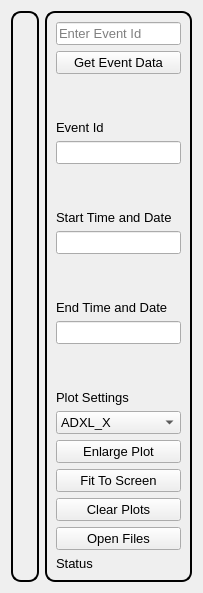
      <widget class="QWidget" name="tab_logger">
       <attribute name="title">
        <string>Logger</string>
       </attribute>
       <layout class="QGridLayout" name="gridLayout_4">
        <item row="0" column="1">
         <widget class="QGroupBox" name="groupBox_parameters">
          <property name="sizePolicy">
           <sizepolicy hsizetype="Maximum" vsizetype="Preferred">
            <horstretch>0</horstretch>
            <verstretch>0</verstretch>
           </sizepolicy>
          </property>
          <property name="styleSheet">
           <string notr="true">QGroupBox {
    border: 2px solid black;
    border-radius: 10px;
    background: qradialgradient(
        cx: 0.5, cy: 0.5, radius: 0.9,
        fx: 0.5, fy: 0.5,
        stop: 0 rgba(57, 255, 20, 60),   /* brighter center */
        stop: 1 rgba(57, 255, 20, 15)    /* fades softly to edges */
    );
}
</string>
          </property>
          <layout class="QVBoxLayout" name="verticalLayout">
           <item>
            <widget class="QLineEdit" name="lineEdit_enterEventId">
             <property name="font">
              <font>
               <pointsize>10</pointsize>
              </font>
             </property>
             <property name="toolTip">
              <string>Enter Event Id Example  : 2</string>
             </property>
             <property name="placeholderText">
              <string>Enter Event Id</string>
             </property>
             <property name="clearButtonEnabled">
              <bool>false</bool>
             </property>
            </widget>
           </item>
           <item>
            <widget class="QPushButton" name="pushButton_getEventData">
             <property name="font">
              <font>
               <pointsize>10</pointsize>
              </font>
             </property>
             <property name="text">
              <string>Get Event Data</string>
             </property>
            </widget>
           </item>
           <item>
            <spacer name="verticalSpacer">
             <property name="orientation">
              <enum>Qt::Vertical</enum>
             </property>
             <property name="sizeHint" stdset="0">
              <size>
               <width>20</width>
               <height>40</height>
              </size>
             </property>
            </spacer>
           </item>
           <item>
            <widget class="QLabel" name="label_2">
             <property name="font">
              <font>
               <pointsize>10</pointsize>
              </font>
             </property>
             <property name="text">
              <string>Event Id</string>
             </property>
            </widget>
           </item>
           <item>
            <widget class="QLineEdit" name="lineEdit_eventId">
             <property name="font">
              <font>
               <pointsize>10</pointsize>
              </font>
             </property>
             <property name="readOnly">
              <bool>true</bool>
             </property>
            </widget>
           </item>
           <item>
            <spacer name="verticalSpacer_3">
             <property name="orientation">
              <enum>Qt::Vertical</enum>
             </property>
             <property name="sizeHint" stdset="0">
              <size>
               <width>20</width>
               <height>40</height>
              </size>
             </property>
            </spacer>
           </item>
           <item>
            <widget class="QLabel" name="label_3">
             <property name="font">
              <font>
               <pointsize>10</pointsize>
              </font>
             </property>
             <property name="text">
              <string>Start Time and Date</string>
             </property>
            </widget>
           </item>
           <item>
            <widget class="QLineEdit" name="lineEdit_startTime">
             <property name="font">
              <font>
               <pointsize>10</pointsize>
              </font>
             </property>
             <property name="toolTip">
              <string>hh:mm:ss _dd/mm/yy</string>
             </property>
             <property name="readOnly">
              <bool>true</bool>
             </property>
             <property name="placeholderText">
              <string/>
             </property>
            </widget>
           </item>
           <item>
            <spacer name="verticalSpacer_4">
             <property name="orientation">
              <enum>Qt::Vertical</enum>
             </property>
             <property name="sizeHint" stdset="0">
              <size>
               <width>20</width>
               <height>40</height>
              </size>
             </property>
            </spacer>
           </item>
           <item>
            <widget class="QLabel" name="label_4">
             <property name="font">
              <font>
               <pointsize>10</pointsize>
              </font>
             </property>
             <property name="text">
              <string>End Time and Date</string>
             </property>
            </widget>
           </item>
           <item>
            <widget class="QLineEdit" name="lineEdit_endTime">
             <property name="font">
              <font>
               <pointsize>10</pointsize>
              </font>
             </property>
             <property name="toolTip">
              <string>hh:mm:ss _dd/mm/yy</string>
             </property>
             <property name="readOnly">
              <bool>true</bool>
             </property>
            </widget>
           </item>
           <item>
            <spacer name="verticalSpacer_2">
             <property name="orientation">
              <enum>Qt::Vertical</enum>
             </property>
             <property name="sizeHint" stdset="0">
              <size>
               <width>20</width>
               <height>40</height>
              </size>
             </property>
            </spacer>
           </item>
           <item>
            <widget class="QLabel" name="label_5">
             <property name="font">
              <font>
               <pointsize>10</pointsize>
              </font>
             </property>
             <property name="text">
              <string>Plot Settings</string>
             </property>
            </widget>
           </item>
           <item>
            <widget class="QComboBox" name="comboBox_enlargePlot">
             <property name="font">
              <font>
               <pointsize>10</pointsize>
              </font>
             </property>
             <item>
              <property name="text">
               <string>ADXL_X</string>
              </property>
             </item>
             <item>
              <property name="text">
               <string>ADXL_Y</string>
              </property>
             </item>
             <item>
              <property name="text">
               <string>ADXL_Z</string>
              </property>
             </item>
             <item>
              <property name="text">
               <string>ADXL_X2</string>
              </property>
             </item>
             <item>
              <property name="text">
               <string>ADXL_Y2</string>
              </property>
             </item>
             <item>
              <property name="text">
               <string>ADXL_Z2</string>
              </property>
             </item>
             <item>
              <property name="text">
               <string>Pressure</string>
              </property>
             </item>
            </widget>
           </item>
           <item>
            <widget class="QPushButton" name="pushButton_enlargePlot">
             <property name="font">
              <font>
               <pointsize>10</pointsize>
              </font>
             </property>
             <property name="text">
              <string>Enlarge Plot</string>
             </property>
            </widget>
           </item>
           <item>
            <widget class="QPushButton" name="pushButton_fitToScreen">
             <property name="font">
              <font>
               <pointsize>10</pointsize>
              </font>
             </property>
             <property name="text">
              <string>Fit To Screen</string>
             </property>
            </widget>
           </item>
           <item>
            <widget class="QPushButton" name="pushButton_clearPlots">
             <property name="font">
              <font>
               <pointsize>10</pointsize>
              </font>
             </property>
             <property name="text">
              <string>Clear Plots</string>
             </property>
            </widget>
           </item>
           <item>
            <widget class="QPushButton" name="pushButton_openFiles">
             <property name="font">
              <font>
               <pointsize>10</pointsize>
              </font>
             </property>
             <property name="text">
              <string>Open Files</string>
             </property>
            </widget>
           </item>
           <item>
            <widget class="QLabel" name="label_csv">
             <property name="font">
              <font>
               <pointsize>10</pointsize>
              </font>
             </property>
             <property name="text">
              <string>Status</string>
             </property>
            </widget>
           </item>
          </layout>
         </widget>
        </item>
        <item row="0" column="0">
         <widget class="QGroupBox" name="customGroupBoxs">
          <property name="sizePolicy">
           <sizepolicy hsizetype="MinimumExpanding" vsizetype="Preferred">
            <horstretch>0</horstretch>
            <verstretch>0</verstretch>
           </sizepolicy>
          </property>
          <property name="styleSheet">
           <string notr="true">QGroupBox {
    border: 2px solid black;
    border-radius: 10px;
    background: qradialgradient(
        cx: 0.5, cy: 0.5, radius: 0.9,
        fx: 0.5, fy: 0.5,
        stop: 0 rgba(57, 255, 20, 60),   /* brighter center */
        stop: 1 rgba(57, 255, 20, 15)    /* fades softly to edges */
    );
}
</string>
          </property>
          <layout class="QGridLayout" name="gridLayout_2">
           <item row="0" column="0">
            <widget class="QCustomPlot" name="customPlot_adxl_x" native="true">
             <property name="sizePolicy">
              <sizepolicy hsizetype="Preferred" vsizetype="Preferred">
               <horstretch>0</horstretch>
               <verstretch>0</verstretch>
              </sizepolicy>
             </property>
            </widget>
           </item>
           <item row="0" column="1">
            <widget class="QCustomPlot" name="customPlot_adxl_x2" native="true">
             <property name="sizePolicy">
              <sizepolicy hsizetype="Preferred" vsizetype="Preferred">
               <horstretch>0</horstretch>
               <verstretch>0</verstretch>
              </sizepolicy>
             </property>
            </widget>
           </item>
           <item row="1" column="0">
            <widget class="QCustomPlot" name="customPlot_adxl_y" native="true">
             <property name="sizePolicy">
              <sizepolicy hsizetype="Preferred" vsizetype="Preferred">
               <horstretch>0</horstretch>
               <verstretch>0</verstretch>
              </sizepolicy>
             </property>
            </widget>
           </item>
           <item row="1" column="1">
            <widget class="QCustomPlot" name="customPlot_adxl_y2" native="true">
             <property name="sizePolicy">
              <sizepolicy hsizetype="Preferred" vsizetype="Preferred">
               <horstretch>0</horstretch>
               <verstretch>0</verstretch>
              </sizepolicy>
             </property>
            </widget>
           </item>
           <item row="2" column="0">
            <widget class="QCustomPlot" name="customPlot_adxl_z" native="true">
             <property name="sizePolicy">
              <sizepolicy hsizetype="Preferred" vsizetype="Preferred">
               <horstretch>0</horstretch>
               <verstretch>0</verstretch>
              </sizepolicy>
             </property>
            </widget>
           </item>
           <item row="2" column="1">
            <widget class="QCustomPlot" name="customPlot_adxl_z2" native="true">
             <property name="sizePolicy">
              <sizepolicy hsizetype="Preferred" vsizetype="Preferred">
               <horstretch>0</horstretch>
               <verstretch>0</verstretch>
              </sizepolicy>
             </property>
            </widget>
           </item>
           <item row="3" column="0" colspan="2">
            <widget class="QCustomPlot" name="customPlot_new_Pressure" native="true">
             <property name="sizePolicy">
              <sizepolicy hsizetype="Preferred" vsizetype="Preferred">
               <horstretch>0</horstretch>
               <verstretch>0</verstretch>
              </sizepolicy>
             </property>
            </widget>
           </item>
          </layout>
         </widget>
        </item>
       </layout>
      </widget>
